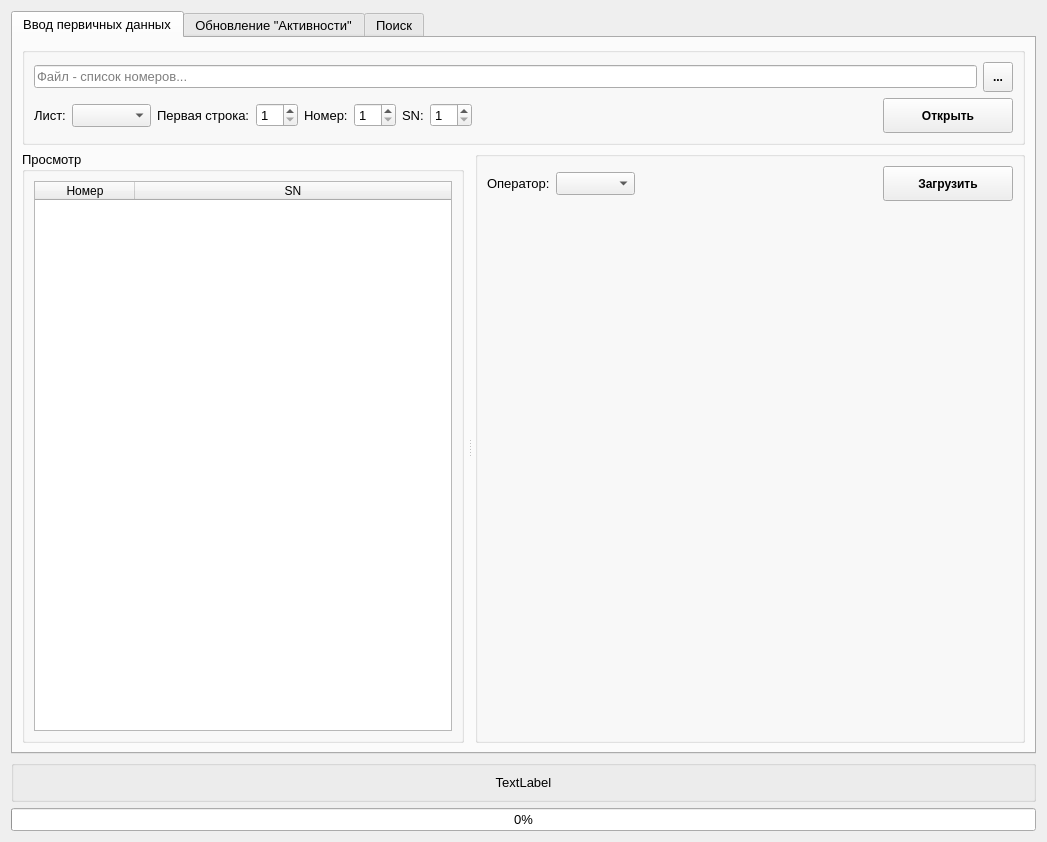
<?xml version="1.0" encoding="UTF-8"?>
<ui version="4.0">
 <class>data_add</class>
 <widget class="QWidget" name="data_add">
  <property name="geometry">
   <rect>
    <x>0</x>
    <y>0</y>
    <width>1047</width>
    <height>842</height>
   </rect>
  </property>
  <property name="font">
   <font>
    <pointsize>10</pointsize>
   </font>
  </property>
  <property name="windowTitle">
   <string>Form</string>
  </property>
  <layout class="QGridLayout" name="gridLayout_6">
   <item row="0" column="0">
    <layout class="QVBoxLayout" name="verticalLayout_4">
     <item>
      <widget class="QTabWidget" name="tabWidget">
       <property name="currentIndex">
        <number>0</number>
       </property>
       <widget class="QWidget" name="tab">
        <attribute name="title">
         <string>Ввод первичных данных</string>
        </attribute>
        <layout class="QGridLayout" name="gridLayout_5">
         <item row="0" column="0">
          <layout class="QVBoxLayout" name="verticalLayout_3">
           <item>
            <widget class="QGroupBox" name="groupBox">
             <property name="title">
              <string/>
             </property>
             <layout class="QGridLayout" name="gridLayout_2">
              <item row="0" column="0">
               <layout class="QVBoxLayout" name="verticalLayout">
                <item>
                 <layout class="QHBoxLayout" name="horizontalLayout_2">
                  <item>
                   <widget class="QLineEdit" name="lineEdit_file">
                    <property name="placeholderText">
                     <string>Файл - список номеров...</string>
                    </property>
                   </widget>
                  </item>
                  <item>
                   <widget class="QToolButton" name="toolButton_file">
                    <property name="minimumSize">
                     <size>
                      <width>30</width>
                      <height>30</height>
                     </size>
                    </property>
                    <property name="maximumSize">
                     <size>
                      <width>30</width>
                      <height>30</height>
                     </size>
                    </property>
                    <property name="font">
                     <font>
                      <pointsize>9</pointsize>
                      <weight>75</weight>
                      <bold>true</bold>
                     </font>
                    </property>
                    <property name="text">
                     <string>...</string>
                    </property>
                   </widget>
                  </item>
                 </layout>
                </item>
                <item>
                 <layout class="QHBoxLayout" name="horizontalLayout">
                  <item>
                   <widget class="QLabel" name="label">
                    <property name="text">
                     <string>Лист:</string>
                    </property>
                   </widget>
                  </item>
                  <item>
                   <widget class="QComboBox" name="comboBox_list"/>
                  </item>
                  <item>
                   <widget class="QLabel" name="label_4">
                    <property name="text">
                     <string>Первая строка:</string>
                    </property>
                   </widget>
                  </item>
                  <item>
                   <widget class="QSpinBox" name="spinBox_frow">
                    <property name="minimum">
                     <number>1</number>
                    </property>
                   </widget>
                  </item>
                  <item>
                   <widget class="QLabel" name="label_2">
                    <property name="text">
                     <string>Номер:</string>
                    </property>
                   </widget>
                  </item>
                  <item>
                   <widget class="QSpinBox" name="spinBox_num">
                    <property name="minimum">
                     <number>1</number>
                    </property>
                   </widget>
                  </item>
                  <item>
                   <widget class="QLabel" name="label_3">
                    <property name="text">
                     <string>SN:</string>
                    </property>
                   </widget>
                  </item>
                  <item>
                   <widget class="QSpinBox" name="spinBox_serial">
                    <property name="minimum">
                     <number>1</number>
                    </property>
                   </widget>
                  </item>
                  <item>
                   <spacer name="horizontalSpacer_2">
                    <property name="orientation">
                     <enum>Qt::Horizontal</enum>
                    </property>
                    <property name="sizeHint" stdset="0">
                     <size>
                      <width>40</width>
                      <height>20</height>
                     </size>
                    </property>
                   </spacer>
                  </item>
                  <item>
                   <widget class="QPushButton" name="pushButton_read_file">
                    <property name="minimumSize">
                     <size>
                      <width>130</width>
                      <height>35</height>
                     </size>
                    </property>
                    <property name="maximumSize">
                     <size>
                      <width>130</width>
                      <height>35</height>
                     </size>
                    </property>
                    <property name="font">
                     <font>
                      <pointsize>9</pointsize>
                      <weight>75</weight>
                      <bold>true</bold>
                     </font>
                    </property>
                    <property name="text">
                     <string>Открыть</string>
                    </property>
                   </widget>
                  </item>
                 </layout>
                </item>
               </layout>
              </item>
             </layout>
            </widget>
           </item>
           <item>
            <widget class="QSplitter" name="splitter">
             <property name="sizePolicy">
              <sizepolicy hsizetype="Expanding" vsizetype="Expanding">
               <horstretch>0</horstretch>
               <verstretch>0</verstretch>
              </sizepolicy>
             </property>
             <property name="orientation">
              <enum>Qt::Horizontal</enum>
             </property>
             <property name="handleWidth">
              <number>11</number>
             </property>
             <widget class="QGroupBox" name="groupBox_view">
              <property name="minimumSize">
               <size>
                <width>350</width>
                <height>0</height>
               </size>
              </property>
              <property name="title">
               <string>Просмотр</string>
              </property>
              <layout class="QGridLayout" name="gridLayout">
               <item row="0" column="0">
                <widget class="QTableWidget" name="tableWidget_data">
                 <property name="editTriggers">
                  <set>QAbstractItemView::NoEditTriggers</set>
                 </property>
                 <property name="alternatingRowColors">
                  <bool>true</bool>
                 </property>
                 <property name="selectionMode">
                  <enum>QAbstractItemView::NoSelection</enum>
                 </property>
                 <property name="showGrid">
                  <bool>false</bool>
                 </property>
                 <property name="wordWrap">
                  <bool>false</bool>
                 </property>
                 <attribute name="horizontalHeaderStretchLastSection">
                  <bool>true</bool>
                 </attribute>
                 <attribute name="verticalHeaderDefaultSectionSize">
                  <number>25</number>
                 </attribute>
                 <attribute name="verticalHeaderMinimumSectionSize">
                  <number>25</number>
                 </attribute>
                 <column>
                  <property name="text">
                   <string>Номер</string>
                  </property>
                 </column>
                 <column>
                  <property name="text">
                   <string>SN</string>
                  </property>
                 </column>
                </widget>
               </item>
              </layout>
             </widget>
             <widget class="QGroupBox" name="groupBox_2">
              <property name="title">
               <string/>
              </property>
              <layout class="QGridLayout" name="gridLayout_4">
               <item row="0" column="0">
                <layout class="QVBoxLayout" name="verticalLayout_2">
                 <item>
                  <layout class="QHBoxLayout" name="horizontalLayout_3">
                   <item>
                    <widget class="QLabel" name="label_5">
                     <property name="text">
                      <string>Оператор:</string>
                     </property>
                    </widget>
                   </item>
                   <item>
                    <widget class="QComboBox" name="comboBox_operator"/>
                   </item>
                   <item>
                    <spacer name="horizontalSpacer">
                     <property name="orientation">
                      <enum>Qt::Horizontal</enum>
                     </property>
                     <property name="sizeHint" stdset="0">
                      <size>
                       <width>40</width>
                       <height>20</height>
                      </size>
                     </property>
                    </spacer>
                   </item>
                   <item>
                    <widget class="QPushButton" name="pushButton_load">
                     <property name="minimumSize">
                      <size>
                       <width>130</width>
                       <height>35</height>
                      </size>
                     </property>
                     <property name="maximumSize">
                      <size>
                       <width>130</width>
                       <height>35</height>
                      </size>
                     </property>
                     <property name="font">
                      <font>
                       <pointsize>9</pointsize>
                       <weight>75</weight>
                       <bold>true</bold>
                      </font>
                     </property>
                     <property name="text">
                      <string>Загрузить</string>
                     </property>
                    </widget>
                   </item>
                  </layout>
                 </item>
                 <item>
                  <spacer name="verticalSpacer">
                   <property name="orientation">
                    <enum>Qt::Vertical</enum>
                   </property>
                   <property name="sizeHint" stdset="0">
                    <size>
                     <width>20</width>
                     <height>40</height>
                    </size>
                   </property>
                  </spacer>
                 </item>
                </layout>
               </item>
              </layout>
             </widget>
            </widget>
           </item>
          </layout>
         </item>
        </layout>
       </widget>
       <widget class="QWidget" name="tab_2">
        <attribute name="title">
         <string>Обновление &quot;Активности&quot;</string>
        </attribute>
        <layout class="QGridLayout" name="gridLayout_10">
         <item row="0" column="0">
          <layout class="QGridLayout" name="gridLayout_9">
           <item row="0" column="0">
            <layout class="QHBoxLayout" name="horizontalLayout_5">
             <item>
              <widget class="QLineEdit" name="lineEdit_act_file">
               <property name="text">
                <string/>
               </property>
               <property name="placeholderText">
                <string>Файл - результат проверки автивности...</string>
               </property>
              </widget>
             </item>
             <item>
              <widget class="QToolButton" name="toolButton_act_file">
               <property name="minimumSize">
                <size>
                 <width>30</width>
                 <height>30</height>
                </size>
               </property>
               <property name="maximumSize">
                <size>
                 <width>30</width>
                 <height>30</height>
                </size>
               </property>
               <property name="font">
                <font>
                 <pointsize>9</pointsize>
                 <weight>75</weight>
                 <bold>true</bold>
                </font>
               </property>
               <property name="text">
                <string>...</string>
               </property>
              </widget>
             </item>
            </layout>
           </item>
           <item row="1" column="0">
            <widget class="QSplitter" name="splitter_2">
             <property name="sizePolicy">
              <sizepolicy hsizetype="Expanding" vsizetype="Expanding">
               <horstretch>0</horstretch>
               <verstretch>0</verstretch>
              </sizepolicy>
             </property>
             <property name="orientation">
              <enum>Qt::Horizontal</enum>
             </property>
             <property name="handleWidth">
              <number>11</number>
             </property>
             <widget class="QGroupBox" name="groupBox_view_2">
              <property name="minimumSize">
               <size>
                <width>350</width>
                <height>0</height>
               </size>
              </property>
              <property name="title">
               <string>Просмотр</string>
              </property>
              <layout class="QGridLayout" name="gridLayout_7">
               <item row="0" column="0">
                <widget class="QTableWidget" name="tableWidget_act_data">
                 <property name="editTriggers">
                  <set>QAbstractItemView::NoEditTriggers</set>
                 </property>
                 <property name="alternatingRowColors">
                  <bool>true</bool>
                 </property>
                 <property name="selectionMode">
                  <enum>QAbstractItemView::NoSelection</enum>
                 </property>
                 <property name="showGrid">
                  <bool>false</bool>
                 </property>
                 <property name="wordWrap">
                  <bool>false</bool>
                 </property>
                 <attribute name="horizontalHeaderStretchLastSection">
                  <bool>true</bool>
                 </attribute>
                 <attribute name="verticalHeaderDefaultSectionSize">
                  <number>25</number>
                 </attribute>
                 <attribute name="verticalHeaderMinimumSectionSize">
                  <number>25</number>
                 </attribute>
                 <column>
                  <property name="text">
                   <string>Номер</string>
                  </property>
                 </column>
                 <column>
                  <property name="text">
                   <string>Дата активации</string>
                  </property>
                 </column>
                </widget>
               </item>
              </layout>
             </widget>
             <widget class="QGroupBox" name="groupBox_3">
              <property name="title">
               <string/>
              </property>
              <layout class="QGridLayout" name="gridLayout_8">
               <item row="0" column="0">
                <layout class="QVBoxLayout" name="verticalLayout_5">
                 <item>
                  <layout class="QHBoxLayout" name="horizontalLayout_4">
                   <item>
                    <spacer name="horizontalSpacer_3">
                     <property name="orientation">
                      <enum>Qt::Horizontal</enum>
                     </property>
                     <property name="sizeHint" stdset="0">
                      <size>
                       <width>40</width>
                       <height>20</height>
                      </size>
                     </property>
                    </spacer>
                   </item>
                   <item>
                    <widget class="QPushButton" name="pushButton_act_load">
                     <property name="minimumSize">
                      <size>
                       <width>130</width>
                       <height>35</height>
                      </size>
                     </property>
                     <property name="maximumSize">
                      <size>
                       <width>130</width>
                       <height>35</height>
                      </size>
                     </property>
                     <property name="font">
                      <font>
                       <pointsize>9</pointsize>
                       <weight>75</weight>
                       <bold>true</bold>
                      </font>
                     </property>
                     <property name="text">
                      <string>Загрузить</string>
                     </property>
                    </widget>
                   </item>
                  </layout>
                 </item>
                 <item>
                  <spacer name="verticalSpacer_2">
                   <property name="orientation">
                    <enum>Qt::Vertical</enum>
                   </property>
                   <property name="sizeHint" stdset="0">
                    <size>
                     <width>20</width>
                     <height>40</height>
                    </size>
                   </property>
                  </spacer>
                 </item>
                </layout>
               </item>
              </layout>
             </widget>
            </widget>
           </item>
          </layout>
         </item>
        </layout>
       </widget>
       <widget class="QWidget" name="tab_3">
        <attribute name="title">
         <string>Поиск</string>
        </attribute>
        <layout class="QGridLayout" name="gridLayout_15">
         <item row="0" column="0">
          <layout class="QVBoxLayout" name="verticalLayout_6">
           <item>
            <widget class="QGroupBox" name="groupBox_">
             <property name="title">
              <string>Поиск</string>
             </property>
             <property name="alignment">
              <set>Qt::AlignCenter</set>
             </property>
             <layout class="QGridLayout" name="gridLayout_11">
              <item row="0" column="0">
               <widget class="QLineEdit" name="lineEdit_search">
                <property name="placeholderText">
                 <string>Номер или серийный номер</string>
                </property>
                <property name="clearButtonEnabled">
                 <bool>true</bool>
                </property>
               </widget>
              </item>
             </layout>
            </widget>
           </item>
           <item>
            <widget class="QTableWidget" name="tableWidget_search">
             <property name="editTriggers">
              <set>QAbstractItemView::NoEditTriggers</set>
             </property>
             <property name="alternatingRowColors">
              <bool>true</bool>
             </property>
             <property name="selectionMode">
              <enum>QAbstractItemView::ExtendedSelection</enum>
             </property>
             <property name="selectionBehavior">
              <enum>QAbstractItemView::SelectRows</enum>
             </property>
             <property name="showGrid">
              <bool>false</bool>
             </property>
             <attribute name="horizontalHeaderStretchLastSection">
              <bool>true</bool>
             </attribute>
             <column>
              <property name="text">
               <string>Оператор</string>
              </property>
             </column>
             <column>
              <property name="text">
               <string>Номер</string>
              </property>
             </column>
             <column>
              <property name="text">
               <string>SN</string>
              </property>
             </column>
             <column>
              <property name="text">
               <string>Дата активации</string>
              </property>
             </column>
            </widget>
           </item>
          </layout>
         </item>
        </layout>
       </widget>
      </widget>
     </item>
     <item>
      <widget class="QGroupBox" name="groupBox_report">
       <property name="title">
        <string/>
       </property>
       <layout class="QGridLayout" name="gridLayout_3">
        <item row="0" column="0">
         <widget class="QLabel" name="label_report">
          <property name="text">
           <string>TextLabel</string>
          </property>
          <property name="scaledContents">
           <bool>true</bool>
          </property>
          <property name="alignment">
           <set>Qt::AlignCenter</set>
          </property>
          <property name="wordWrap">
           <bool>true</bool>
          </property>
         </widget>
        </item>
       </layout>
      </widget>
     </item>
     <item>
      <widget class="QProgressBar" name="progressBar">
       <property name="value">
        <number>0</number>
       </property>
       <property name="alignment">
        <set>Qt::AlignCenter</set>
       </property>
      </widget>
     </item>
    </layout>
   </item>
  </layout>
 </widget>
 <resources/>
 <connections/>
</ui>
